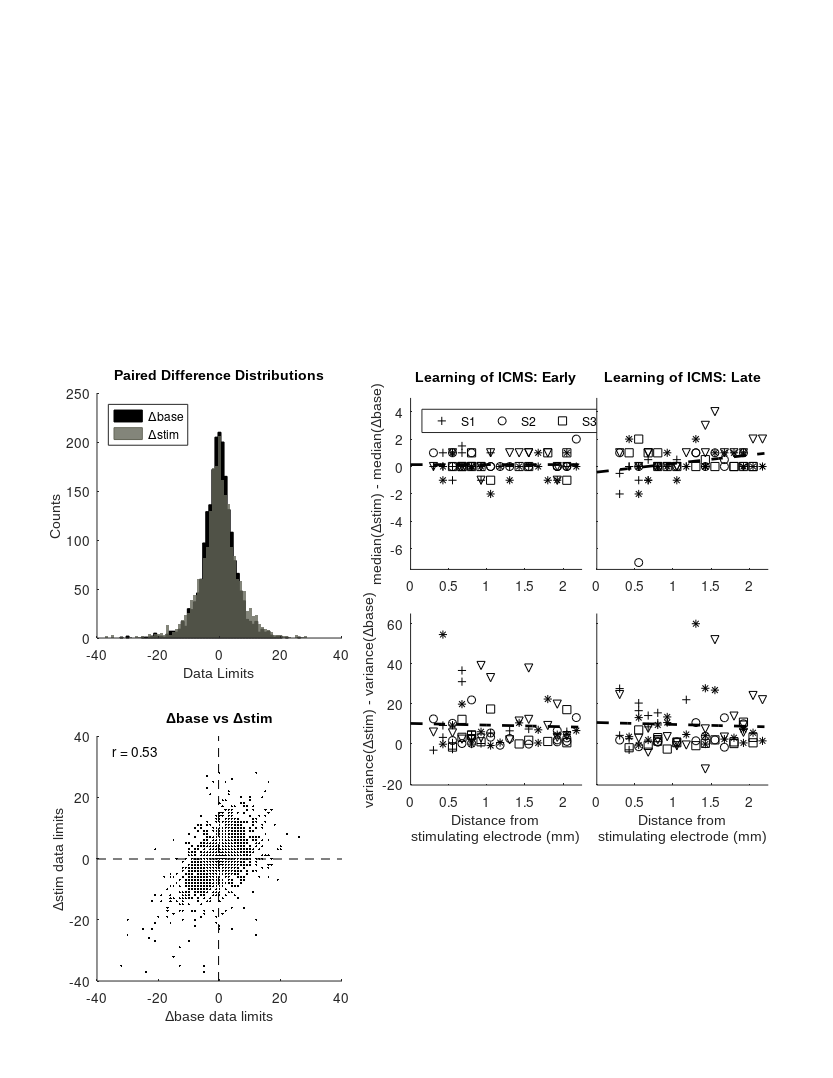

MATLAB code to generate this figure:
% Figure: Pre-stimulus activity
close all
clear

%%%%%%%%%%%%%%%%%%%%%
%%% Figure layout %%%
%%%%%%%%%%%%%%%%%%%%%
% Set dots per inch
dpi = 96;
figure('units','pixels','Position',[1 1 8.5 11].*dpi)

% From left to right
H = [1 4.2 6.1];

% From bottom to top
V = [1 4.5 3.0 5.20];

% Layout of axes
pos      = [H(1)  V(2)  2.5 2.5
            H(1)  V(1)  2.5 2.5
            
            H(2)  V(4)  1.75 1.75
            H(3)  V(4)  1.75 1.75
            
            H(2)  V(3)  1.75 1.75
            H(3)  V(3)  1.75 1.75].*dpi;


% Load example data
cd('C:\Program Files\MATLAB\R2006b\work\Learning_ICMS_figures\Fig_pre_stim')
load('Fig_pre_stim_activity_example')

% Representative histograms for dbase and dstim
axes('units','pixels','position',pos(1,:),'fontname','arial','fontsize',10),
    hist(pd_base(:),bins),
    hold on,hist(pd_stim(:),bins),
    kids = get(gca,'children');
    set(kids(2),'Edgecolor','k','Facecolor','k','EdgeAlpha',1,'FaceAlpha',1)
    set(kids(1),'Edgecolor',[0.3912 0.3990 0.350],'Facecolor',...
        [0.3912 0.3990 0.350],'EdgeAlpha',0.8,'FaceAlpha',0.8)
    l = legend('\Deltabase','\Deltastim','location','northwest');
    xlim([-40 40])

    title('Paired Difference Distributions','fontname','arial','fontsize',10)
    ylabel('Counts','fontname','arial','fontsize',10)
    xlabel('Data Limits','fontname','arial','fontsize',10)
    set(gca,'box','off')
    
temp1 = pd_base(:);
temp2 = pd_stim(:);
[temp,ind]=sort(temp1);

% scatter plot of dbase vs dstim
axes('units','pixels','position',pos(2,:),'fontname','arial','fontsize',10),
    plot(temp1(ind),temp2(ind),'.k','markersize',5)
    ylim([-40 40])
    xlim([-40 40])

    p1 = polyfit(temp1,temp2,0);
    p2 = polyfit(temp2,temp1,0);
    line(get(gca,'xlim'),[p1 p1],'color','k','linestyle','--')
    line([p2 p2],get(gca,'ylim'),'color','k','linestyle','--')
    text(-35, 35,['r = ' sprintf('%4.2f',corr(pd_base(:),pd_stim(:)))])

    title('\Deltabase vs \Deltastim','fontname','arial','fontsize',10)
    xlabel('\Deltabase data limits','fontname','arial','fontsize',10)
    ylabel('\Deltastim data limits','fontname','arial','fontsize',10)
    set(gca,'box','off')
    
% Data Directory        
cd('C:\Program Files\MATLAB\R2006b\work\Learning_ICMS_figures\Fig_pre_stim')
% Subject IDs
subjects = {'R29*','V1*','V4*','V7*','V8*'};
load('Fig_pre_stim_activity_sub')

% Grab the data
vars1 = who(subjects{1});
vars2 = who(subjects{2});
vars3 = who(subjects{3});
vars4 = who(subjects{4});
vars5 = who(subjects{5});
    
% Grab max and min for signal and internal noise
maxs  = zeros(length(vars1),2);
mins  = zeros(length(vars1),2);

for n = 1:length(vars1)
    temp1    = eval(vars1{n});
    temp2    = eval(vars2{n});
    temp3    = eval(vars3{n});
    temp4    = eval(vars4{n});
    temp5    = eval(vars5{n});
    
    maxs(n,:) = nanmax([temp1(:,1:2);temp2(:,1:2);temp3(:,1:2);temp4(:,1:2);temp5(:,1:2)]);
    mins(n,:) = nanmin([temp1(:,1:2);temp2(:,1:2);temp3(:,1:2);temp4(:,1:2);temp5(:,1:2)]);
end

% Calculate the max and min for each metric
ymin = floor(min(mins))-0.5;
ymax = ceil(max(maxs));

% temp to correct for outlier
ymax(2) = 65;

for n = 1:length(vars1)
    
    % Data for each subject
    temp1 = eval(vars1{n});
    temp2 = eval(vars2{n});
    temp3 = eval(vars3{n});
    temp4 = eval(vars4{n});
    temp5 = eval(vars5{n});
    
    % R29 has channels 17-32 as test
    ind1  = ~logical(temp1(:,4));
    
    % All others have chaneels 1-16 as test
    ind2  = logical(temp2(:,4));
    ind3  = logical(temp3(:,4));
    ind4  = logical(temp4(:,4));
    ind5  = logical(temp5(:,4));
    
    % Test Hemisphere data for each subject
    sub1  = temp1(ind1,:);
    [a,b] = sort(sub1(:,3),1);
    sub1  = sub1(b,:);
    
    sub2  = temp2(ind2,:);
    [a,b] = sort(sub2(:,3),1);
    sub2  = sub2(b,:);
    
    sub3  = temp3(ind3,:);
    [a,b] = sort(sub3(:,3),1);
    sub3  = sub3(b,:);
    
    sub4  = temp4(ind4,:);
    [a,b] = sort(sub4(:,3),1);
    sub4  = sub4(b,:);
    
    sub5  = temp5(ind5,:);
    [a,b] = sort(sub5(:,3),1);
    sub5  = sub5(b,:);
    
    h1 = axes('units','pixels','position',pos(n+2,:),'fontname','arial');
        plot(sub1(:,3),sub1(:,1),'+k'),hold on,
        plot(sub2(:,3),sub2(:,1),'ok'),
        plot(sub3(:,3),sub3(:,1),'sk'),
        plot(sub4(:,3),sub4(:,1),'vk'),
        plot(sub5(:,3),sub5(:,1),'*k'),
        
        % fit a line to the group data
        h = get(gca,'children');
        x = cell2mat(get(h,'xdata')');
        y = cell2mat(get(h,'ydata')');
        p = polyfit(x(~isnan(y)),y(~isnan(y)),1);
        x = 0:.2:2.25;
        y = polyval(p,x);
        plot(x,y,'--k','linewidth',2)
        set(gca,'box','off')
        
        ylim([ymin(1) ymax(1)])
        xlim([0 2.25])
        
        if n == 1
            title('Learning of ICMS: Early','fontname','arial','fontsize',10)
            ylabel('median(\Deltastim) - median(\Deltabase)','fontname','arial','fontsize',10)
            leg = legend('S1','S2','S3','S4','S5','location','northwest','orientation','horizontal');
            set(leg,'box','on')
        else
            title('Learning of ICMS: Late','fontname','arial','fontsize',10)
            set(gca,'yticklabel','')
        end
        
    h2 = axes('units','pixels','position',pos(n+4,:),'fontname','arial');
        plot(sub1(:,3),sub1(:,2),'+k'),hold on,
        plot(sub2(:,3),sub2(:,2),'ok'),
        plot(sub3(:,3),sub3(:,2),'sk'),
        plot(sub4(:,3),sub4(:,2),'vk'),
        plot(sub5(:,3),sub5(:,2),'*k'),
        
        % fit a line to the group data
        h = get(gca,'children');
        x = cell2mat(get(h,'xdata')');
        y = cell2mat(get(h,'ydata')');
        p = polyfit(x(~isnan(y)),y(~isnan(y)),1);
        x = 0:.2:2.25;
        y = polyval(p,x);
        plot(x,y,'--k','linewidth',2)
        set(gca,'box','off')
        
        ylim([ymin(2) ymax(2)])
        xlim([0 2.25])
        xlabel([{'Distance from'}; {'stimulating electrode (mm)'}],'fontname','arial','fontsize',10)

        if n == 1
            ylabel('variance(\Deltastim) - variance(\Deltabase)','fontname','arial','fontsize',10)
        else
            set(gca,'yticklabel','')
        end
        
end

set(gcf,'color','w')
set(gcf,'PaperPositionMode','manual','PaperUnits','inches','PaperPosition',[0 0 8.5 11])
